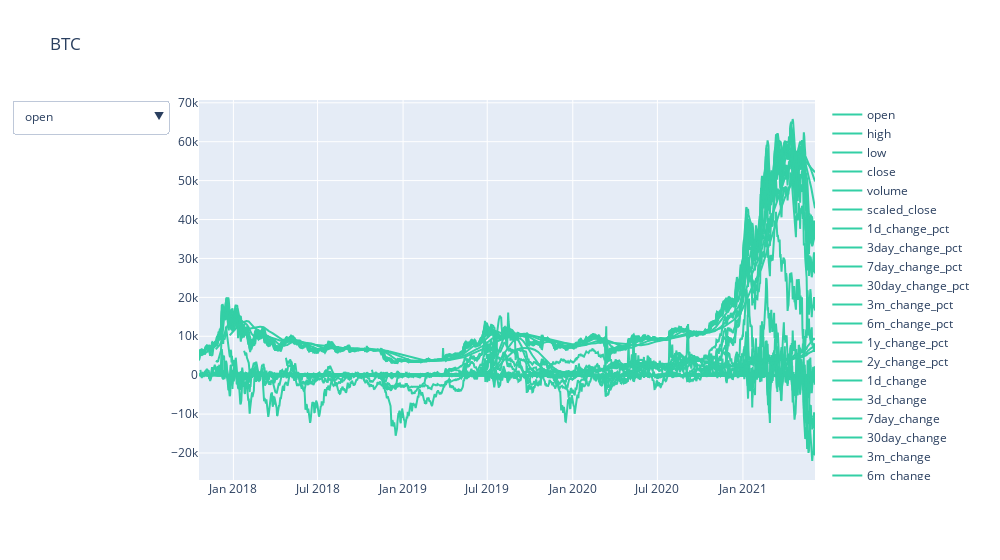

This figure's notebook cell:
### Code cell
df = data['BTC/Day']
fig = go.FigureWidget()
buttons = []
visible = {}
# Add Traces
all_cols = list(df.keys())

for col in df.keys():
    visible[col] = False

for col in df.keys():
    current_vis = visible.copy()
    current_vis[col] = True
    fig.add_trace(
        go.Scatter(x=list(df.index),
                y=list(df[col]),
                name=col,
                line=dict(color="#33CFA5")))
    button = {
        'label' : col,
        'method' : "update",
        'args' : [
            {"visible": list(current_vis.values())},
            {"title": "BTC {}".format(col)}
            ],
    }
    buttons.append(button)


fig.update_layout(updatemenus=[
        dict(
            active=0,
            buttons=buttons,
        )
    ])

# Set title
fig.update_layout(title_text="BTC", width=1000)
fig.show()

### Figure 1 — Plotly figure (JSON) as saved in the notebook; plotly's stock layout.template omitted (floating-point values rounded to 4 significant figures; data arrays with more than 128 entries replaced by an {"elided": "..."} marker saying what was removed)
{"data": [{"line": {"color": "#33CFA5"}, "name": "open", "type": "scatter", "uid": "2053529d-ff0c-4c9d-8d09-18aa775da425", "x": {"elided": "1319 str values"}, "y": {"elided": "1319 float values"}}, {"line": {"color": "#33CFA5"}, "name": "high", "type": "scatter", "uid": "d8f0a559-09d9-4923-85ca-6d25f123881b", "x": {"elided": "1319 str values"}, "y": {"elided": "1319 float values"}}, {"line": {"color": "#33CFA5"}, "name": "low", "type": "scatter", "uid": "23a6e9c4-1e3a-406f-99b1-c7d0ab36be88", "x": {"elided": "1319 str values"}, "y": {"elided": "1319 float values"}}, {"line": {"color": "#33CFA5"}, "name": "close", "type": "scatter", "uid": "89f71206-5bc1-4bc4-a6c4-e850a706f767", "x": {"elided": "1319 str values"}, "y": {"elided": "1319 float values"}}, {"line": {"color": "#33CFA5"}, "name": "volume", "type": "scatter", "uid": "51126a1a-3606-4d90-bbc1-b1364c219032", "x": {"elided": "1319 str values"}, "y": {"elided": "1319 float values"}}, {"line": {"color": "#33CFA5"}, "name": "scaled_close", "type": "scatter", "uid": "1757708e-6c9f-49f1-95c5-22c8dadc2ddd", "x": {"elided": "1319 str values"}, "y": {"elided": "1319 float values"}}, {"line": {"color": "#33CFA5"}, "name": "1d_change_pct", "type": "scatter", "uid": "ed5f4ee9-f49a-452c-8d29-5c4b1d1cd015", "x": {"elided": "1319 str values"}, "y": {"elided": "1319 float values"}}, {"line": {"color": "#33CFA5"}, "name": "3day_change_pct", "type": "scatter", "uid": "003beab9-0b3b-46f7-9fce-8f6bef2d6193", "x": {"elided": "1319 str values"}, "y": {"elided": "1319 float values"}}, {"line": {"color": "#33CFA5"}, "name": "7day_change_pct", "type": "scatter", "uid": "d4b281cf-97bd-4f03-bf27-b887deaaa65e", "x": {"elided": "1319 str values"}, "y": {"elided": "1319 float values"}}, {"line": {"color": "#33CFA5"}, "name": "30day_change_pct", "type": "scatter", "uid": "cacb9d89-8664-42f3-9de0-719fd5e4d4fc", "x": {"elided": "1319 str values"}, "y": {"elided": "1319 float values"}}, {"line": {"color": "#33CFA5"}, "name": "3m_change_pct", "type": "scatter", "uid": "ec94ab98-21e5-48d7-9a38-c3bc022ecec2", "x": {"elided": "1319 str values"}, "y": {"elided": "1319 float values"}}, {"line": {"color": "#33CFA5"}, "name": "6m_change_pct", "type": "scatter", "uid": "287e7dbb-2a09-429f-8b5d-bed6f08c3220", "x": {"elided": "1319 str values"}, "y": {"elided": "1319 float values"}}, {"line": {"color": "#33CFA5"}, "name": "1y_change_pct", "type": "scatter", "uid": "a05513d3-891f-43c1-8307-1bfb9385b813", "x": {"elided": "1319 str values"}, "y": {"elided": "1319 float values"}}, {"line": {"color": "#33CFA5"}, "name": "2y_change_pct", "type": "scatter", "uid": "1fbff2b6-1850-449e-92ec-2ccc07224f08", "x": {"elided": "1319 str values"}, "y": {"elided": "1319 float values"}}, {"line": {"color": "#33CFA5"}, "name": "1d_change", "type": "scatter", "uid": "5e66699c-2bae-4afb-8300-d147aa65e4a8", "x": {"elided": "1319 str values"}, "y": {"elided": "1319 float values"}}, {"line": {"color": "#33CFA5"}, "name": "3d_change", "type": "scatter", "uid": "9881849c-cd4f-4ec9-88a8-4ffd1e1f9b82", "x": {"elided": "1319 str values"}, "y": {"elided": "1319 float values"}}, {"line": {"color": "#33CFA5"}, "name": "7day_change", "type": "scatter", "uid": "26253b5f-bb23-4d8f-9a41-b33e4edb7b5c", "x": {"elided": "1319 str values"}, "y": {"elided": "1319 float values"}}, {"line": {"color": "#33CFA5"}, "name": "30day_change", "type": "scatter", "uid": "ce46ef88-1050-485a-aa4d-07dc136fd3e3", "x": {"elided": "1319 str values"}, "y": {"elided": "1319 float values"}}, {"line": {"color": "#33CFA5"}, "name": "3m_change", "type": "scatter", "uid": "5f9e732b-577f-4d9f-b367-4e77f5737f3b", "x": {"elided": "1319 str values"}, "y": {"elided": "1319 float values"}}, {"line": {"color": "#33CFA5"}, "name": "6m_change", "type": "scatter", "uid": "5751f3e0-bb41-4c27-9e29-809a2a864024", "x": {"elided": "1319 str values"}, "y": {"elided": "1319 float values"}}, {"line": {"color": "#33CFA5"}, "name": "1y_change", "type": "scatter", "uid": "7a3f617b-7c3a-4e30-afe8-4e0bd4a352d5", "x": {"elided": "1319 str values"}, "y": {"elided": "1319 float values"}}, {"line": {"color": "#33CFA5"}, "name": "2y_change", "type": "scatter", "uid": "dc5269cd-ebda-4c30-ba03-e2ea8109daa2", "x": {"elided": "1319 str values"}, "y": {"elided": "1319 float values"}}, {"line": {"color": "#33CFA5"}, "name": "close-sma-30", "type": "scatter", "uid": "081cf6d7-d0d4-4209-b1a9-eb4175e626bd", "x": {"elided": "1319 str values"}, "y": {"elided": "1319 float values"}}, {"line": {"color": "#33CFA5"}, "name": "close-sma-60", "type": "scatter", "uid": "9ecafcd1-141d-483a-ac65-489c394b9153", "x": {"elided": "1319 str values"}, "y": {"elided": "1319 float values"}}, {"line": {"color": "#33CFA5"}, "name": "close-sma-90", "type": "scatter", "uid": "0d583cf1-96ed-4858-87a2-e76ace4564e4", "x": {"elided": "1319 str values"}, "y": {"elided": "1319 float values"}}, {"line": {"color": "#33CFA5"}, "name": "scaled_close-sma-30", "type": "scatter", "uid": "33eac909-f7eb-4924-93aa-e843be87d556", "x": {"elided": "1319 str values"}, "y": {"elided": "1319 float values"}}, {"line": {"color": "#33CFA5"}, "name": "scaled_close-sma-60", "type": "scatter", "uid": "97d157ed-e1ac-42b5-a515-52619b988619", "x": {"elided": "1319 str values"}, "y": {"elided": "1319 float values"}}, {"line": {"color": "#33CFA5"}, "name": "scaled_close-sma-90", "type": "scatter", "uid": "db2f5f3d-4f9d-4c14-9508-cbc06be46934", "x": {"elided": "1319 str values"}, "y": {"elided": "1319 float values"}}, {"line": {"color": "#33CFA5"}, "name": "volume-sma-30", "type": "scatter", "uid": "b9a5146d-7d92-4e06-9179-45c10a665c59", "x": {"elided": "1319 str values"}, "y": {"elided": "1319 float values"}}, {"line": {"color": "#33CFA5"}, "name": "volume-sma-60", "type": "scatter", "uid": "92fcc1f0-cf13-4ac7-8433-c6f96f1e2d16", "x": {"elided": "1319 str values"}, "y": {"elided": "1319 float values"}}, {"line": {"color": "#33CFA5"}, "name": "volume-sma-90", "type": "scatter", "uid": "2837da7e-1d20-4297-a792-28c0a9a4724c", "x": {"elided": "1319 str values"}, "y": {"elided": "1319 float values"}}, {"line": {"color": "#33CFA5"}, "name": "rsi-7", "type": "scatter", "uid": "9231d776-58b3-4e4a-970e-02d722559398", "x": {"elided": "1319 str values"}, "y": {"elided": "1319 float values"}}, {"line": {"color": "#33CFA5"}, "name": "rsi-14", "type": "scatter", "uid": "db728183-7979-4193-8f8f-ca75b5b169e7", "x": {"elided": "1319 str values"}, "y": {"elided": "1319 float values"}}, {"line": {"color": "#33CFA5"}, "name": "rsi-28", "type": "scatter", "uid": "a81bb89e-57e7-490c-a8a3-cde9c3faa0ec", "x": {"elided": "1319 str values"}, "y": {"elided": "1319 float values"}}, {"line": {"color": "#33CFA5"}, "name": "bb-5-2-2-upper", "type": "scatter", "uid": "dc216b8d-e586-4e5c-891d-0e3c2dbcca8b", "x": {"elided": "1319 str values"}, "y": {"elided": "1319 float values"}}, {"line": {"color": "#33CFA5"}, "name": "bb-5-2-2-middle", "type": "scatter", "uid": "bc15f56a-94a0-43f6-b6af-9b5957102f01", "x": {"elided": "1319 str values"}, "y": {"elided": "1319 float values"}}, {"line": {"color": "#33CFA5"}, "name": "bb-5-2-2-lower", "type": "scatter", "uid": "9d196885-49b7-4b90-aa2d-5325e27685a0", "x": {"elided": "1319 str values"}, "y": {"elided": "1319 float values"}}], "layout": {"title": {"text": "BTC"}, "updatemenus": [{"active": 0, "buttons": [{"args": [{"visible": [true, false, false, false, false, false, false, false, false, false, false, false, false, false, false, false, false, false, false, false, false, false, false, false, false, false, false, false, false, false, false, false, false, false, false, false, false]}, {"title": "BTC open"}], "label": "open", "method": "update"}, {"args": [{"visible": [false, true, false, false, false, false, false, false, false, false, false, false, false, false, false, false, false, false, false, false, false, false, false, false, false, false, false, false, false, false, false, false, false, false, false, false, false]}, {"title": "BTC high"}], "label": "high", "method": "update"}, {"args": [{"visible": [false, false, true, false, false, false, false, false, false, false, false, false, false, false, false, false, false, false, false, false, false, false, false, false, false, false, false, false, false, false, false, false, false, false, false, false, false]}, {"title": "BTC low"}], "label": "low", "method": "update"}, {"args": [{"visible": [false, false, false, true, false, false, false, false, false, false, false, false, false, false, false, false, false, false, false, false, false, false, false, false, false, false, false, false, false, false, false, false, false, false, false, false, false]}, {"title": "BTC close"}], "label": "close", "method": "update"}, {"args": [{"visible": [false, false, false, false, true, false, false, false, false, false, false, false, false, false, false, false, false, false, false, false, false, false, false, false, false, false, false, false, false, false, false, false, false, false, false, false, false]}, {"title": "BTC volume"}], "label": "volume", "method": "update"}, {"args": [{"visible": [false, false, false, false, false, true, false, false, false, false, false, false, false, false, false, false, false, false, false, false, false, false, false, false, false, false, false, false, false, false, false, false, false, false, false, false, false]}, {"title": "BTC scaled_close"}], "label": "scaled_close", "method": "update"}, {"args": [{"visible": [false, false, false, false, false, false, true, false, false, false, false, false, false, false, false, false, false, false, false, false, false, false, false, false, false, false, false, false, false, false, false, false, false, false, false, false, false]}, {"title": "BTC 1d_change_pct"}], "label": "1d_change_pct", "method": "update"}, {"args": [{"visible": [false, false, false, false, false, false, false, true, false, false, false, false, false, false, false, false, false, false, false, false, false, false, false, false, false, false, false, false, false, false, false, false, false, false, false, false, false]}, {"title": "BTC 3day_change_pct"}], "label": "3day_change_pct", "method": "update"}, {"args": [{"visible": [false, false, false, false, false, false, false, false, true, false, false, false, false, false, false, false, false, false, false, false, false, false, false, false, false, false, false, false, false, false, false, false, false, false, false, false, false]}, {"title": "BTC 7day_change_pct"}], "label": "7day_change_pct", "method": "update"}, {"args": [{"visible": [false, false, false, false, false, false, false, false, false, true, false, false, false, false, false, false, false, false, false, false, false, false, false, false, false, false, false, false, false, false, false, false, false, false, false, false, false]}, {"title": "BTC 30day_change_pct"}], "label": "30day_change_pct", "method": "update"}, {"args": [{"visible": [false, false, false, false, false, false, false, false, false, false, true, false, false, false, false, false, false, false, false, false, false, false, false, false, false, false, false, false, false, false, false, false, false, false, false, false, false]}, {"title": "BTC 3m_change_pct"}], "label": "3m_change_pct", "method": "update"}, {"args": [{"visible": [false, false, false, false, false, false, false, false, false, false, false, true, false, false, false, false, false, false, false, false, false, false, false, false, false, false, false, false, false, false, false, false, false, false, false, false, false]}, {"title": "BTC 6m_change_pct"}], "label": "6m_change_pct", "method": "update"}, {"args": [{"visible": [false, false, false, false, false, false, false, false, false, false, false, false, true, false, false, false, false, false, false, false, false, false, false, false, false, false, false, false, false, false, false, false, false, false, false, false, false]}, {"title": "BTC 1y_change_pct"}], "label": "1y_change_pct", "method": "update"}, {"args": [{"visible": [false, false, false, false, false, false, false, false, false, false, false, false, false, true, false, false, false, false, false, false, false, false, false, false, false, false, false, false, false, false, false, false, false, false, false, false, false]}, {"title": "BTC 2y_change_pct"}], "label": "2y_change_pct", "method": "update"}, {"args": [{"visible": [false, false, false, false, false, false, false, false, false, false, false, false, false, false, true, false, false, false, false, false, false, false, false, false, false, false, false, false, false, false, false, false, false, false, false, false, false]}, {"title": "BTC 1d_change"}], "label": "1d_change", "method": "update"}, {"args": [{"visible": [false, false, false, false, false, false, false, false, false, false, false, false, false, false, false, true, false, false, false, false, false, false, false, false, false, false, false, false, false, false, false, false, false, false, false, false, false]}, {"title": "BTC 3d_change"}], "label": "3d_change", "method": "update"}, {"args": [{"visible": [false, false, false, false, false, false, false, false, false, false, false, false, false, false, false, false, true, false, false, false, false, false, false, false, false, false, false, false, false, false, false, false, false, false, false, false, false]}, {"title": "BTC 7day_change"}], "label": "7day_change", "method": "update"}, {"args": [{"visible": [false, false, false, false, false, false, false, false, false, false, false, false, false, false, false, false, false, true, false, false, false, false, false, false, false, false, false, false, false, false, false, false, false, false, false, false, false]}, {"title": "BTC 30day_change"}], "label": "30day_change", "method": "update"}, {"args": [{"visible": [false, false, false, false, false, false, false, false, false, false, false, false, false, false, false, false, false, false, true, false, false, false, false, false, false, false, false, false, false, false, false, false, false, false, false, false, false]}, {"title": "BTC 3m_change"}], "label": "3m_change", "method": "update"}, {"args": [{"visible": [false, false, false, false, false, false, false, false, false, false, false, false, false, false, false, false, false, false, false, true, false, false, false, false, false, false, false, false, false, false, false, false, false, false, false, false, false]}, {"title": "BTC 6m_change"}], "label": "6m_change", "method": "update"}, {"args": [{"visible": [false, false, false, false, false, false, false, false, false, false, false, false, false, false, false, false, false, false, false, false, true, false, false, false, false, false, false, false, false, false, false, false, false, false, false, false, false]}, {"title": "BTC 1y_change"}], "label": "1y_change", "method": "update"}, {"args": [{"visible": [false, false, false, false, false, false, false, false, false, false, false, false, false, false, false, false, false, false, false, false, false, true, false, false, false, false, false, false, false, false, false, false, false, false, false, false, false]}, {"title": "BTC 2y_change"}], "label": "2y_change", "method": "update"}, {"args": [{"visible": [false, false, false, false, false, false, false, false, false, false, false, false, false, false, false, false, false, false, false, false, false, false, true, false, false, false, false, false, false, false, false, false, false, false, false, false, false]}, {"title": "BTC close-sma-30"}], "label": "close-sma-30", "method": "update"}, {"args": [{"visible": [false, false, false, false, false, false, false, false, false, false, false, false, false, false, false, false, false, false, false, false, false, false, false, true, false, false, false, false, false, false, false, false, false, false, false, false, false]}, {"title": "BTC close-sma-60"}], "label": "close-sma-60", "method": "update"}, {"args": [{"visible": [false, false, false, false, false, false, false, false, false, false, false, false, false, false, false, false, false, false, false, false, false, false, false, false, true, false, false, false, false, false, false, false, false, false, false, false, false]}, {"title": "BTC close-sma-90"}], "label": "close-sma-90", "method": "update"}, {"args": [{"visible": [false, false, false, false, false, false, false, false, false, false, false, false, false, false, false, false, false, false, false, false, false, false, false, false, false, true, false, false, false, false, false, false, false, false, false, false, false]}, {"title": "BTC scaled_close-sma-30"}], "label": "scaled_close-sma-30", "method": "update"}, {"args": [{"visible": [false, false, false, false, false, false, false, false, false, false, false, false, false, false, false, false, false, false, false, false, false, false, false, false, false, false, true, false, false, false, false, false, false, false, false, false, false]}, {"title": "BTC scaled_close-sma-60"}], "label": "scaled_close-sma-60", "method": "update"}, {"args": [{"visible": [false, false, false, false, false, false, false, false, false, false, false, false, false, false, false, false, false, false, false, false, false, false, false, false, false, false, false, true, false, false, false, false, false, false, false, false, false]}, {"title": "BTC scaled_close-sma-90"}], "label": "scaled_close-sma-90", "method": "update"}, {"args": [{"visible": [false, false, false, false, false, false, false, false, false, false, false, false, false, false, false, false, false, false, false, false, false, false, false, false, false, false, false, false, true, false, false, false, false, false, false, false, false]}, {"title": "BTC volume-sma-30"}], "label": "volume-sma-30", "method": "update"}, {"args": [{"visible": [false, false, false, false, false, false, false, false, false, false, false, false, false, false, false, false, false, false, false, false, false, false, false, false, false, false, false, false, false, true, false, false, false, false, false, false, false]}, {"title": "BTC volume-sma-60"}], "label": "volume-sma-60", "method": "update"}, {"args": [{"visible": [false, false, false, false, false, false, false, false, false, false, false, false, false, false, false, false, false, false, false, false, false, false, false, false, false, false, false, false, false, false, true, false, false, false, false, false, false]}, {"title": "BTC volume-sma-90"}], "label": "volume-sma-90", "method": "update"}, {"args": [{"visible": [false, false, false, false, false, false, false, false, false, false, false, false, false, false, false, false, false, false, false, false, false, false, false, false, false, false, false, false, false, false, false, true, false, false, false, false, false]}, {"title": "BTC rsi-7"}], "label": "rsi-7", "method": "update"}, {"args": [{"visible": [false, false, false, false, false, false, false, false, false, false, false, false, false, false, false, false, false, false, false, false, false, false, false, false, false, false, false, false, false, false, false, false, true, false, false, false, false]}, {"title": "BTC rsi-14"}], "label": "rsi-14", "method": "update"}, {"args": [{"visible": [false, false, false, false, false, false, false, false, false, false, false, false, false, false, false, false, false, false, false, false, false, false, false, false, false, false, false, false, false, false, false, false, false, true, false, false, false]}, {"title": "BTC rsi-28"}], "label": "rsi-28", "method": "update"}, {"args": [{"visible": [false, false, false, false, false, false, false, false, false, false, false, false, false, false, false, false, false, false, false, false, false, false, false, false, false, false, false, false, false, false, false, false, false, false, true, false, false]}, {"title": "BTC bb-5-2-2-upper"}], "label": "bb-5-2-2-upper", "method": "update"}, {"args": [{"visible": [false, false, false, false, false, false, false, false, false, false, false, false, false, false, false, false, false, false, false, false, false, false, false, false, false, false, false, false, false, false, false, false, false, false, false, true, false]}, {"title": "BTC bb-5-2-2-middle"}], "label": "bb-5-2-2-middle", "method": "update"}, {"args": [{"visible": [false, false, false, false, false, false, false, false, false, false, false, false, false, false, false, false, false, false, false, false, false, false, false, false, false, false, false, false, false, false, false, false, false, false, false, false, true]}, {"title": "BTC bb-5-2-2-lower"}], "label": "bb-5-2-2-lower", "method": "update"}]}], "width": 1000}}
